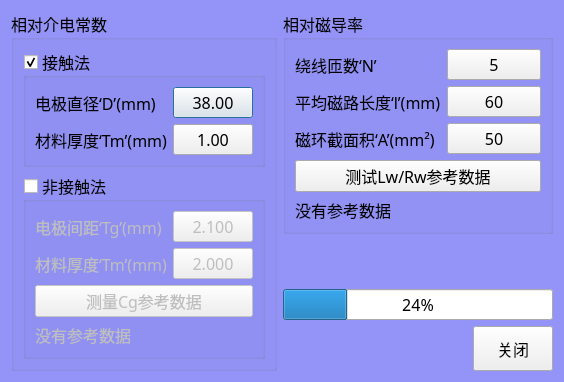
<?xml version="1.0" encoding="UTF-8"?>
<ui version="4.0">
 <class>clsMaterialSettings</class>
 <widget class="QDialog" name="clsMaterialSettings">
  <property name="geometry">
   <rect>
    <x>0</x>
    <y>0</y>
    <width>564</width>
    <height>294</height>
   </rect>
  </property>
  <property name="font">
   <font>
    <family>楷体</family>
    <pointsize>12</pointsize>
   </font>
  </property>
  <property name="windowTitle">
   <string>材料测试设置</string>
  </property>
  <property name="styleSheet">
   <string notr="true">QDialog
{
	
	background-color: rgb(148, 148, 248);
}</string>
  </property>
  <layout class="QHBoxLayout" name="horizontalLayout_2">
   <item>
    <widget class="QGroupBox" name="groupBox_4">
     <property name="font">
      <font>
       <family>楷体</family>
       <pointsize>12</pointsize>
      </font>
     </property>
     <property name="title">
      <string>相对介电常数</string>
     </property>
     <layout class="QVBoxLayout" name="verticalLayout_3">
      <item>
       <widget class="QGroupBox" name="grpContact">
        <property name="font">
         <font>
          <family>楷体</family>
          <pointsize>12</pointsize>
         </font>
        </property>
        <property name="title">
         <string>接触法</string>
        </property>
        <property name="checkable">
         <bool>true</bool>
        </property>
        <layout class="QFormLayout" name="formLayout">
         <item row="0" column="0">
          <widget class="QLabel" name="label">
           <property name="font">
            <font>
             <family>楷体</family>
             <pointsize>12</pointsize>
            </font>
           </property>
           <property name="text">
            <string>电极直径‘D’(mm)</string>
           </property>
          </widget>
         </item>
         <item row="0" column="1">
          <widget class="QPushButton" name="btnConD">
           <property name="font">
            <font>
             <family>楷体</family>
             <pointsize>12</pointsize>
            </font>
           </property>
           <property name="text">
            <string>38.00</string>
           </property>
          </widget>
         </item>
         <item row="1" column="0">
          <widget class="QLabel" name="label_2">
           <property name="font">
            <font>
             <family>楷体</family>
             <pointsize>12</pointsize>
            </font>
           </property>
           <property name="text">
            <string>材料厚度‘Tm’(mm)</string>
           </property>
          </widget>
         </item>
         <item row="1" column="1">
          <widget class="QPushButton" name="btnConTm">
           <property name="font">
            <font>
             <family>楷体</family>
             <pointsize>12</pointsize>
            </font>
           </property>
           <property name="text">
            <string>1.00</string>
           </property>
          </widget>
         </item>
        </layout>
       </widget>
      </item>
      <item>
       <widget class="QGroupBox" name="grpNoContact">
        <property name="font">
         <font>
          <family>楷体</family>
          <pointsize>12</pointsize>
         </font>
        </property>
        <property name="title">
         <string>非接触法</string>
        </property>
        <property name="checkable">
         <bool>true</bool>
        </property>
        <property name="checked">
         <bool>false</bool>
        </property>
        <layout class="QVBoxLayout" name="verticalLayout">
         <item>
          <layout class="QFormLayout" name="formLayout_2">
           <item row="0" column="0">
            <widget class="QLabel" name="label_3">
             <property name="font">
              <font>
               <family>楷体</family>
               <pointsize>12</pointsize>
              </font>
             </property>
             <property name="text">
              <string>电极间距‘Tg’(mm)</string>
             </property>
            </widget>
           </item>
           <item row="0" column="1">
            <widget class="QPushButton" name="btnNonConTg">
             <property name="font">
              <font>
               <family>楷体</family>
               <pointsize>12</pointsize>
              </font>
             </property>
             <property name="text">
              <string>2.100</string>
             </property>
            </widget>
           </item>
           <item row="1" column="0">
            <widget class="QLabel" name="label_4">
             <property name="font">
              <font>
               <family>楷体</family>
               <pointsize>12</pointsize>
              </font>
             </property>
             <property name="text">
              <string>材料厚度‘Tm’(mm)</string>
             </property>
            </widget>
           </item>
           <item row="1" column="1">
            <widget class="QPushButton" name="btnNonConTm">
             <property name="font">
              <font>
               <family>楷体</family>
               <pointsize>12</pointsize>
              </font>
             </property>
             <property name="text">
              <string>2.000</string>
             </property>
            </widget>
           </item>
          </layout>
         </item>
         <item>
          <widget class="QPushButton" name="btnMeasCg">
           <property name="font">
            <font>
             <family>楷体</family>
             <pointsize>12</pointsize>
            </font>
           </property>
           <property name="text">
            <string>测量Cg参考数据</string>
           </property>
          </widget>
         </item>
         <item>
          <widget class="QLabel" name="lblCg">
           <property name="font">
            <font>
             <family>楷体</family>
             <pointsize>12</pointsize>
            </font>
           </property>
           <property name="text">
            <string>没有参考数据</string>
           </property>
          </widget>
         </item>
        </layout>
       </widget>
      </item>
     </layout>
    </widget>
   </item>
   <item>
    <layout class="QVBoxLayout" name="verticalLayout_4">
     <item>
      <widget class="QGroupBox" name="groupBox_3">
       <property name="font">
        <font>
         <family>楷体</family>
         <pointsize>12</pointsize>
        </font>
       </property>
       <property name="title">
        <string>相对磁导率</string>
       </property>
       <layout class="QVBoxLayout" name="verticalLayout_2">
        <item>
         <layout class="QFormLayout" name="formLayout_3">
          <item row="0" column="0">
           <widget class="QLabel" name="label_6">
            <property name="font">
             <font>
              <family>楷体</family>
              <pointsize>12</pointsize>
             </font>
            </property>
            <property name="text">
             <string>绕线匝数‘N’</string>
            </property>
           </widget>
          </item>
          <item row="0" column="1">
           <widget class="QPushButton" name="btnN">
            <property name="font">
             <font>
              <family>楷体</family>
              <pointsize>12</pointsize>
             </font>
            </property>
            <property name="text">
             <string>5</string>
            </property>
           </widget>
          </item>
          <item row="1" column="0">
           <widget class="QLabel" name="label_7">
            <property name="font">
             <font>
              <family>楷体</family>
              <pointsize>12</pointsize>
             </font>
            </property>
            <property name="text">
             <string>平均磁路长度‘l’(mm)</string>
            </property>
           </widget>
          </item>
          <item row="1" column="1">
           <widget class="QPushButton" name="btnL">
            <property name="font">
             <font>
              <family>楷体</family>
              <pointsize>12</pointsize>
             </font>
            </property>
            <property name="text">
             <string>60</string>
            </property>
           </widget>
          </item>
          <item row="2" column="0">
           <widget class="QLabel" name="label_8">
            <property name="font">
             <font>
              <family>楷体</family>
              <pointsize>12</pointsize>
             </font>
            </property>
            <property name="text">
             <string>磁环截面积‘A’(mm²)</string>
            </property>
           </widget>
          </item>
          <item row="2" column="1">
           <widget class="QPushButton" name="btnA">
            <property name="font">
             <font>
              <family>楷体</family>
              <pointsize>12</pointsize>
             </font>
            </property>
            <property name="text">
             <string>50</string>
            </property>
           </widget>
          </item>
         </layout>
        </item>
        <item>
         <widget class="QPushButton" name="btnMeasLwRw">
          <property name="font">
           <font>
            <family>楷体</family>
            <pointsize>12</pointsize>
           </font>
          </property>
          <property name="text">
           <string>测试Lw/Rw参考数据</string>
          </property>
         </widget>
        </item>
        <item>
         <widget class="QLabel" name="lblLwRw">
          <property name="font">
           <font>
            <family>楷体</family>
            <pointsize>12</pointsize>
           </font>
          </property>
          <property name="text">
           <string>没有参考数据</string>
          </property>
         </widget>
        </item>
       </layout>
      </widget>
     </item>
     <item>
      <spacer name="verticalSpacer">
       <property name="orientation">
        <enum>Qt::Vertical</enum>
       </property>
       <property name="sizeHint" stdset="0">
        <size>
         <width>20</width>
         <height>40</height>
        </size>
       </property>
      </spacer>
     </item>
     <item>
      <widget class="QProgressBar" name="myProgressBar">
       <property name="value">
        <number>24</number>
       </property>
      </widget>
     </item>
     <item>
      <layout class="QHBoxLayout" name="horizontalLayout">
       <item>
        <spacer name="horizontalSpacer">
         <property name="orientation">
          <enum>Qt::Horizontal</enum>
         </property>
         <property name="sizeHint" stdset="0">
          <size>
           <width>40</width>
           <height>20</height>
          </size>
         </property>
        </spacer>
       </item>
       <item>
        <widget class="QPushButton" name="btnClose">
         <property name="minimumSize">
          <size>
           <width>0</width>
           <height>45</height>
          </size>
         </property>
         <property name="font">
          <font>
           <family>楷体</family>
           <pointsize>12</pointsize>
          </font>
         </property>
         <property name="text">
          <string>关闭</string>
         </property>
        </widget>
       </item>
      </layout>
     </item>
    </layout>
   </item>
  </layout>
 </widget>
 <resources/>
 <connections/>
</ui>
